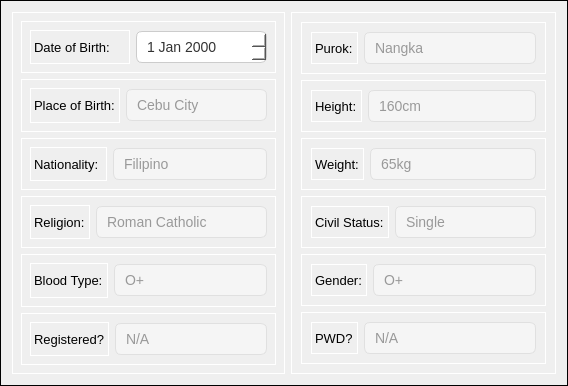
       <widget class="QFrame" name="frame_4">
        <property name="styleSheet">
         <string notr="true">border: 1px solid black;
</string>
        </property>
        <property name="frameShape">
         <enum>QFrame::StyledPanel</enum>
        </property>
        <property name="frameShadow">
         <enum>QFrame::Raised</enum>
        </property>
        <layout class="QHBoxLayout" name="horizontalLayout_3">
         <item>
          <widget class="QWidget" name="widget_8" native="true">
           <property name="styleSheet">
            <string notr="true">border: 1px solid white;</string>
           </property>
           <layout class="QVBoxLayout" name="verticalLayout_4">
            <item>
             <widget class="QWidget" name="widget_10" native="true">
              <layout class="QHBoxLayout" name="horizontalLayout_4">
               <item>
                <widget class="QLabel" name="label_6">
                 <property name="maximumSize">
                  <size>
                   <width>100</width>
                   <height>16777215</height>
                  </size>
                 </property>
                 <property name="font">
                  <font>
                   <pointsize>10</pointsize>
                  </font>
                 </property>
                 <property name="text">
                  <string>Date of Birth:</string>
                 </property>
                </widget>
               </item>
               <item>
                <widget class="QDateEdit" name="date_dob">
                 <property name="enabled">
                  <bool>false</bool>
                 </property>
                 <property name="styleSheet">
                  <string notr="true">background-color: #fff;            /* white background */
    border: 1px solid #ccc;            /* light gray border */
    border-radius: 6px;                /* rounded corners */
    padding: 6px 8px;                  /* vertical/horizontal padding */
    font-size: 14px;                   /* sensible text size */
    color: #333;     </string>
                 </property>
                </widget>
               </item>
              </layout>
             </widget>
            </item>
            <item>
             <widget class="QWidget" name="widget_11" native="true">
              <layout class="QHBoxLayout" name="horizontalLayout_6">
               <item>
                <widget class="QLabel" name="label_20">
                 <property name="font">
                  <font>
                   <pointsize>10</pointsize>
                  </font>
                 </property>
                 <property name="text">
                  <string>Place of Birth:</string>
                 </property>
                </widget>
               </item>
               <item>
                <widget class="QLineEdit" name="line_pob">
                 <property name="enabled">
                  <bool>false</bool>
                 </property>
                 <property name="styleSheet">
                  <string notr="true">/* Base QLineEdit styling */
QLineEdit {
    background-color: #fff;            /* white background */
    border: 1px solid #ccc;            /* light gray border */
    border-radius: 6px;                /* rounded corners */
    padding: 6px 8px;                  /* vertical/horizontal padding */
    font-size: 14px;                   /* sensible text size */
    color: #333;                       /* dark text */
}

/* Hover state: slightly darker border */
QLineEdit:hover {
    border: 1px solid #82D37B;         /* green accent on hover */
}

/* Focus state: green glow and stronger border */
QLineEdit:focus {
    border: 1px solid #82D37B;         /* green accent */
    outline: none;                     /* remove default focus ring */
    /* outer glow approximation */
    qproperty-frame: false;
}

/* Disabled state: muted look */
QLineEdit:disabled {
    background-color: #f5f5f5;
    border: 1px solid #e0e0e0;
    color: #999;
}

/* Placeholder text styling */
QLineEdit::placeholder {
    color: #999;
    font-style: italic;
}
</string>
                 </property>
                 <property name="text">
                  <string>Cebu City</string>
                 </property>
                </widget>
               </item>
              </layout>
             </widget>
            </item>
            <item>
             <widget class="QWidget" name="widget_12" native="true">
              <property name="styleSheet">
               <string notr="true">border: 1px solid white;
</string>
              </property>
              <layout class="QHBoxLayout" name="horizontalLayout_7">
               <item>
                <widget class="QLabel" name="label_21">
                 <property name="font">
                  <font>
                   <pointsize>10</pointsize>
                  </font>
                 </property>
                 <property name="text">
                  <string>Nationality: </string>
                 </property>
                </widget>
               </item>
               <item>
                <widget class="QLineEdit" name="line_nationality">
                 <property name="enabled">
                  <bool>false</bool>
                 </property>
                 <property name="styleSheet">
                  <string notr="true">/* Base QLineEdit styling */
QLineEdit {
    background-color: #fff;            /* white background */
    border: 1px solid #ccc;            /* light gray border */
    border-radius: 6px;                /* rounded corners */
    padding: 6px 8px;                  /* vertical/horizontal padding */
    font-size: 14px;                   /* sensible text size */
    color: #333;                       /* dark text */
}

/* Hover state: slightly darker border */
QLineEdit:hover {
    border: 1px solid #82D37B;         /* green accent on hover */
}

/* Focus state: green glow and stronger border */
QLineEdit:focus {
    border: 1px solid #82D37B;         /* green accent */
    outline: none;                     /* remove default focus ring */
    /* outer glow approximation */
    qproperty-frame: false;
}

/* Disabled state: muted look */
QLineEdit:disabled {
    background-color: #f5f5f5;
    border: 1px solid #e0e0e0;
    color: #999;
}

/* Placeholder text styling */
QLineEdit::placeholder {
    color: #999;
    font-style: italic;
}
</string>
                 </property>
                 <property name="text">
                  <string>Filipino</string>
                 </property>
                </widget>
               </item>
              </layout>
             </widget>
            </item>
            <item>
             <widget class="QWidget" name="widget_13" native="true">
              <layout class="QHBoxLayout" name="horizontalLayout_8">
               <item>
                <widget class="QLabel" name="label_22">
                 <property name="font">
                  <font>
                   <pointsize>10</pointsize>
                  </font>
                 </property>
                 <property name="text">
                  <string>Religion:</string>
                 </property>
                </widget>
               </item>
               <item>
                <widget class="QLineEdit" name="line_religion">
                 <property name="enabled">
                  <bool>false</bool>
                 </property>
                 <property name="styleSheet">
                  <string notr="true">/* Base QLineEdit styling */
QLineEdit {
    background-color: #fff;            /* white background */
    border: 1px solid #ccc;            /* light gray border */
    border-radius: 6px;                /* rounded corners */
    padding: 6px 8px;                  /* vertical/horizontal padding */
    font-size: 14px;                   /* sensible text size */
    color: #333;                       /* dark text */
}

/* Hover state: slightly darker border */
QLineEdit:hover {
    border: 1px solid #82D37B;         /* green accent on hover */
}

/* Focus state: green glow and stronger border */
QLineEdit:focus {
    border: 1px solid #82D37B;         /* green accent */
    outline: none;                     /* remove default focus ring */
    /* outer glow approximation */
    qproperty-frame: false;
}

/* Disabled state: muted look */
QLineEdit:disabled {
    background-color: #f5f5f5;
    border: 1px solid #e0e0e0;
    color: #999;
}

/* Placeholder text styling */
QLineEdit::placeholder {
    color: #999;
    font-style: italic;
}
</string>
                 </property>
                 <property name="text">
                  <string>Roman Catholic</string>
                 </property>
                </widget>
               </item>
              </layout>
             </widget>
            </item>
            <item>
             <widget class="QWidget" name="widget_14" native="true">
              <layout class="QHBoxLayout" name="horizontalLayout_10">
               <item>
                <widget class="QLabel" name="label_23">
                 <property name="font">
                  <font>
                   <pointsize>10</pointsize>
                  </font>
                 </property>
                 <property name="text">
                  <string>Blood Type:</string>
                 </property>
                </widget>
               </item>
               <item>
                <widget class="QLineEdit" name="line_bloodtype">
                 <property name="enabled">
                  <bool>false</bool>
                 </property>
                 <property name="styleSheet">
                  <string notr="true">/* Base QLineEdit styling */
QLineEdit {
    background-color: #fff;            /* white background */
    border: 1px solid #ccc;            /* light gray border */
    border-radius: 6px;                /* rounded corners */
    padding: 6px 8px;                  /* vertical/horizontal padding */
    font-size: 14px;                   /* sensible text size */
    color: #333;                       /* dark text */
}

/* Hover state: slightly darker border */
QLineEdit:hover {
    border: 1px solid #82D37B;         /* green accent on hover */
}

/* Focus state: green glow and stronger border */
QLineEdit:focus {
    border: 1px solid #82D37B;         /* green accent */
    outline: none;                     /* remove default focus ring */
    /* outer glow approximation */
    qproperty-frame: false;
}

/* Disabled state: muted look */
QLineEdit:disabled {
    background-color: #f5f5f5;
    border: 1px solid #e0e0e0;
    color: #999;
}

/* Placeholder text styling */
QLineEdit::placeholder {
    color: #999;
    font-style: italic;
}
</string>
                 </property>
                 <property name="text">
                  <string>O+</string>
                 </property>
                </widget>
               </item>
              </layout>
             </widget>
            </item>
            <item>
             <widget class="QWidget" name="widget_15" native="true">
              <layout class="QHBoxLayout" name="horizontalLayout_11">
               <item>
                <widget class="QLabel" name="label_27">
                 <property name="font">
                  <font>
                   <pointsize>10</pointsize>
                  </font>
                 </property>
                 <property name="text">
                  <string>Registered?</string>
                 </property>
                </widget>
               </item>
               <item>
                <widget class="QLineEdit" name="line_registered">
                 <property name="enabled">
                  <bool>false</bool>
                 </property>
                 <property name="styleSheet">
                  <string notr="true">/* Base QLineEdit styling */
QLineEdit {
    background-color: #fff;            /* white background */
    border: 1px solid #ccc;            /* light gray border */
    border-radius: 6px;                /* rounded corners */
    padding: 6px 8px;                  /* vertical/horizontal padding */
    font-size: 14px;                   /* sensible text size */
    color: #333;                       /* dark text */
}

/* Hover state: slightly darker border */
QLineEdit:hover {
    border: 1px solid #82D37B;         /* green accent on hover */
}

/* Focus state: green glow and stronger border */
QLineEdit:focus {
    border: 1px solid #82D37B;         /* green accent */
    outline: none;                     /* remove default focus ring */
    /* outer glow approximation */
    qproperty-frame: false;
}

/* Disabled state: muted look */
QLineEdit:disabled {
    background-color: #f5f5f5;
    border: 1px solid #e0e0e0;
    color: #999;
}

/* Placeholder text styling */
QLineEdit::placeholder {
    color: #999;
    font-style: italic;
}
</string>
                 </property>
                 <property name="text">
                  <string>N/A</string>
                 </property>
                </widget>
               </item>
              </layout>
             </widget>
            </item>
           </layout>
          </widget>
         </item>
         <item>
          <widget class="QFrame" name="frame_9">
           <property name="styleSheet">
            <string notr="true">border: 1px solid white;</string>
           </property>
           <property name="frameShape">
            <enum>QFrame::StyledPanel</enum>
           </property>
           <property name="frameShadow">
            <enum>QFrame::Raised</enum>
           </property>
           <layout class="QVBoxLayout" name="verticalLayout_5">
            <item>
             <widget class="QFrame" name="frame_18">
              <property name="frameShape">
               <enum>QFrame::StyledPanel</enum>
              </property>
              <property name="frameShadow">
               <enum>QFrame::Raised</enum>
              </property>
              <layout class="QHBoxLayout" name="horizontalLayout_5">
               <item>
                <widget class="QLabel" name="label_7">
                 <property name="font">
                  <font>
                   <pointsize>10</pointsize>
                  </font>
                 </property>
                 <property name="text">
                  <string>Purok:</string>
                 </property>
                </widget>
               </item>
               <item>
                <widget class="QLineEdit" name="line_purok">
                 <property name="enabled">
                  <bool>false</bool>
                 </property>
                 <property name="styleSheet">
                  <string notr="true">/* Base QLineEdit styling */
QLineEdit {
    background-color: #fff;            /* white background */
    border: 1px solid #ccc;            /* light gray border */
    border-radius: 6px;                /* rounded corners */
    padding: 6px 8px;                  /* vertical/horizontal padding */
    font-size: 14px;                   /* sensible text size */
    color: #333;                       /* dark text */
}

/* Hover state: slightly darker border */
QLineEdit:hover {
    border: 1px solid #82D37B;         /* green accent on hover */
}

/* Focus state: green glow and stronger border */
QLineEdit:focus {
    border: 1px solid #82D37B;         /* green accent */
    outline: none;                     /* remove default focus ring */
    /* outer glow approximation */
    qproperty-frame: false;
}

/* Disabled state: muted look */
QLineEdit:disabled {
    background-color: #f5f5f5;
    border: 1px solid #e0e0e0;
    color: #999;
}

/* Placeholder text styling */
QLineEdit::placeholder {
    color: #999;
    font-style: italic;
}
</string>
                 </property>
                 <property name="text">
                  <string>Nangka</string>
                 </property>
                </widget>
               </item>
              </layout>
             </widget>
            </item>
            <item>
             <widget class="QFrame" name="frame_20">
              <property name="frameShape">
               <enum>QFrame::StyledPanel</enum>
              </property>
              <property name="frameShadow">
               <enum>QFrame::Raised</enum>
              </property>
              <layout class="QHBoxLayout" name="horizontalLayout_12">
               <item>
                <widget class="QLabel" name="label_31">
                 <property name="font">
                  <font>
                   <pointsize>10</pointsize>
                  </font>
                 </property>
                 <property name="text">
                  <string>Height:</string>
                 </property>
                </widget>
               </item>
               <item>
                <widget class="QLineEdit" name="line_height">
                 <property name="enabled">
                  <bool>false</bool>
                 </property>
                 <property name="styleSheet">
                  <string notr="true">/* Base QLineEdit styling */
QLineEdit {
    background-color: #fff;            /* white background */
    border: 1px solid #ccc;            /* light gray border */
    border-radius: 6px;                /* rounded corners */
    padding: 6px 8px;                  /* vertical/horizontal padding */
    font-size: 14px;                   /* sensible text size */
    color: #333;                       /* dark text */
}

/* Hover state: slightly darker border */
QLineEdit:hover {
    border: 1px solid #82D37B;         /* green accent on hover */
}

/* Focus state: green glow and stronger border */
QLineEdit:focus {
    border: 1px solid #82D37B;         /* green accent */
    outline: none;                     /* remove default focus ring */
    /* outer glow approximation */
    qproperty-frame: false;
}

/* Disabled state: muted look */
QLineEdit:disabled {
    background-color: #f5f5f5;
    border: 1px solid #e0e0e0;
    color: #999;
}

/* Placeholder text styling */
QLineEdit::placeholder {
    color: #999;
    font-style: italic;
}
</string>
                 </property>
                 <property name="text">
                  <string>160cm</string>
                 </property>
                </widget>
               </item>
              </layout>
             </widget>
            </item>
            <item>
             <widget class="QFrame" name="frame_17">
              <property name="frameShape">
               <enum>QFrame::StyledPanel</enum>
              </property>
              <property name="frameShadow">
               <enum>QFrame::Raised</enum>
              </property>
              <layout class="QHBoxLayout" name="horizontalLayout_13">
               <item>
                <widget class="QLabel" name="label_29">
                 <property name="font">
                  <font>
                   <pointsize>10</pointsize>
                  </font>
                 </property>
                 <property name="text">
                  <string>Weight:</string>
                 </property>
                </widget>
               </item>
               <item>
                <widget class="QLineEdit" name="line_weight">
                 <property name="enabled">
                  <bool>false</bool>
                 </property>
                 <property name="styleSheet">
                  <string notr="true">/* Base QLineEdit styling */
QLineEdit {
    background-color: #fff;            /* white background */
    border: 1px solid #ccc;            /* light gray border */
    border-radius: 6px;                /* rounded corners */
    padding: 6px 8px;                  /* vertical/horizontal padding */
    font-size: 14px;                   /* sensible text size */
    color: #333;                       /* dark text */
}

/* Hover state: slightly darker border */
QLineEdit:hover {
    border: 1px solid #82D37B;         /* green accent on hover */
}

/* Focus state: green glow and stronger border */
QLineEdit:focus {
    border: 1px solid #82D37B;         /* green accent */
    outline: none;                     /* remove default focus ring */
    /* outer glow approximation */
    qproperty-frame: false;
}

/* Disabled state: muted look */
QLineEdit:disabled {
    background-color: #f5f5f5;
    border: 1px solid #e0e0e0;
    color: #999;
}

/* Placeholder text styling */
QLineEdit::placeholder {
    color: #999;
    font-style: italic;
}
</string>
                 </property>
                 <property name="text">
                  <string>65kg</string>
                 </property>
                </widget>
               </item>
              </layout>
             </widget>
            </item>
            <item>
             <widget class="QFrame" name="frame_16">
              <property name="frameShape">
               <enum>QFrame::StyledPanel</enum>
              </property>
              <property name="frameShadow">
               <enum>QFrame::Raised</enum>
              </property>
              <layout class="QHBoxLayout" name="horizontalLayout_14">
               <item>
                <widget class="QLabel" name="label_28">
                 <property name="font">
                  <font>
                   <pointsize>10</pointsize>
                  </font>
                 </property>
                 <property name="text">
                  <string>Civil Status:</string>
                 </property>
                </widget>
               </item>
               <item>
                <widget class="QLineEdit" name="line_civilstatus">
                 <property name="enabled">
                  <bool>false</bool>
                 </property>
                 <property name="styleSheet">
                  <string notr="true">/* Base QLineEdit styling */
QLineEdit {
    background-color: #fff;            /* white background */
    border: 1px solid #ccc;            /* light gray border */
    border-radius: 6px;                /* rounded corners */
    padding: 6px 8px;                  /* vertical/horizontal padding */
    font-size: 14px;                   /* sensible text size */
    color: #333;                       /* dark text */
}

/* Hover state: slightly darker border */
QLineEdit:hover {
    border: 1px solid #82D37B;         /* green accent on hover */
}

/* Focus state: green glow and stronger border */
QLineEdit:focus {
    border: 1px solid #82D37B;         /* green accent */
    outline: none;                     /* remove default focus ring */
    /* outer glow approximation */
    qproperty-frame: false;
}

/* Disabled state: muted look */
QLineEdit:disabled {
    background-color: #f5f5f5;
    border: 1px solid #e0e0e0;
    color: #999;
}

/* Placeholder text styling */
QLineEdit::placeholder {
    color: #999;
    font-style: italic;
}
</string>
                 </property>
                 <property name="text">
                  <string>Single</string>
                 </property>
                </widget>
               </item>
              </layout>
             </widget>
            </item>
            <item>
             <widget class="QFrame" name="frame_21">
              <property name="frameShape">
               <enum>QFrame::StyledPanel</enum>
              </property>
              <property name="frameShadow">
               <enum>QFrame::Raised</enum>
              </property>
              <layout class="QHBoxLayout" name="horizontalLayout_15">
               <item>
                <widget class="QLabel" name="label_32">
                 <property name="font">
                  <font>
                   <pointsize>10</pointsize>
                  </font>
                 </property>
                 <property name="text">
                  <string>Gender:</string>
                 </property>
                </widget>
               </item>
               <item>
                <widget class="QLineEdit" name="line_gender">
                 <property name="enabled">
                  <bool>false</bool>
                 </property>
                 <property name="styleSheet">
                  <string notr="true">/* Base QLineEdit styling */
QLineEdit {
    background-color: #fff;            /* white background */
    border: 1px solid #ccc;            /* light gray border */
    border-radius: 6px;                /* rounded corners */
    padding: 6px 8px;                  /* vertical/horizontal padding */
    font-size: 14px;                   /* sensible text size */
    color: #333;                       /* dark text */
}

/* Hover state: slightly darker border */
QLineEdit:hover {
    border: 1px solid #82D37B;         /* green accent on hover */
}

/* Focus state: green glow and stronger border */
QLineEdit:focus {
    border: 1px solid #82D37B;         /* green accent */
    outline: none;                     /* remove default focus ring */
    /* outer glow approximation */
    qproperty-frame: false;
}

/* Disabled state: muted look */
QLineEdit:disabled {
    background-color: #f5f5f5;
    border: 1px solid #e0e0e0;
    color: #999;
}

/* Placeholder text styling */
QLineEdit::placeholder {
    color: #999;
    font-style: italic;
}
</string>
                 </property>
                 <property name="text">
                  <string>O+</string>
                 </property>
                </widget>
               </item>
              </layout>
             </widget>
            </item>
            <item>
             <widget class="QFrame" name="frame_19">
              <property name="frameShape">
               <enum>QFrame::StyledPanel</enum>
              </property>
              <property name="frameShadow">
               <enum>QFrame::Raised</enum>
              </property>
              <layout class="QHBoxLayout" name="horizontalLayout_16">
               <item>
                <widget class="QLabel" name="label_30">
                 <property name="font">
                  <font>
                   <pointsize>10</pointsize>
                  </font>
                 </property>
                 <property name="text">
                  <string>PWD?</string>
                 </property>
                </widget>
               </item>
               <item>
                <widget class="QLineEdit" name="line_pwd">
                 <property name="enabled">
                  <bool>false</bool>
                 </property>
                 <property name="styleSheet">
                  <string notr="true">/* Base QLineEdit styling */
QLineEdit {
    background-color: #fff;            /* white background */
    border: 1px solid #ccc;            /* light gray border */
    border-radius: 6px;                /* rounded corners */
    padding: 6px 8px;                  /* vertical/horizontal padding */
    font-size: 14px;                   /* sensible text size */
    color: #333;                       /* dark text */
}

/* Hover state: slightly darker border */
QLineEdit:hover {
    border: 1px solid #82D37B;         /* green accent on hover */
}

/* Focus state: green glow and stronger border */
QLineEdit:focus {
    border: 1px solid #82D37B;         /* green accent */
    outline: none;                     /* remove default focus ring */
    /* outer glow approximation */
    qproperty-frame: false;
}

/* Disabled state: muted look */
QLineEdit:disabled {
    background-color: #f5f5f5;
    border: 1px solid #e0e0e0;
    color: #999;
}

/* Placeholder text styling */
QLineEdit::placeholder {
    color: #999;
    font-style: italic;
}
</string>
                 </property>
                 <property name="text">
                  <string>N/A</string>
                 </property>
                </widget>
               </item>
              </layout>
             </widget>
            </item>
           </layout>
          </widget>
         </item>
        </layout>
       </widget>
